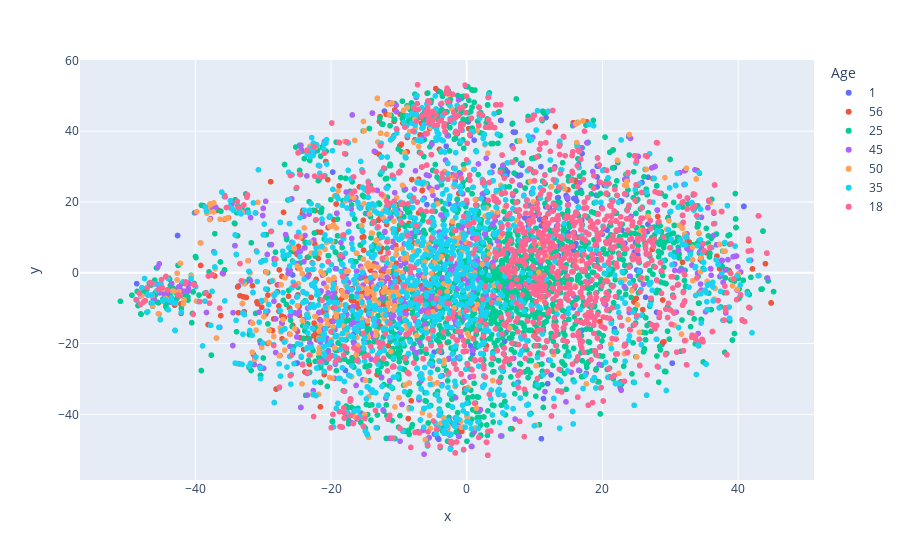

Notebook code cell kept with this figure:
### Code cell
fig = px.scatter(tsne_df, x='x', y='y', color='Age', hover_data=tsne_df)
fig.show()

### Figure 1 — Plotly figure (JSON) as saved in the notebook; plotly's stock layout.template omitted (floating-point values rounded to 4 significant figures; data arrays with more than 128 entries replaced by an {"elided": "..."} marker saying what was removed)
{"data": [{"customdata": {"elided": "222x3 str values"}, "hovertemplate": "Age=%{customdata[1]}<br>x=%{x}<br>y=%{y}<br>Gender=%{customdata[0]}<br>Zip-code=%{customdata[2]}<extra></extra>", "legendgroup": "1", "marker": {"color": "#636efa", "symbol": "circle"}, "mode": "markers", "name": "1", "showlegend": true, "type": "scattergl", "x": {"elided": "222 float values"}, "xaxis": "x", "y": {"elided": "222 float values"}, "yaxis": "y"}, {"customdata": {"elided": "380x3 str values"}, "hovertemplate": "Age=%{customdata[1]}<br>x=%{x}<br>y=%{y}<br>Gender=%{customdata[0]}<br>Zip-code=%{customdata[2]}<extra></extra>", "legendgroup": "56", "marker": {"color": "#EF553B", "symbol": "circle"}, "mode": "markers", "name": "56", "showlegend": true, "type": "scattergl", "x": {"elided": "380 float values"}, "xaxis": "x", "y": {"elided": "380 float values"}, "yaxis": "y"}, {"customdata": {"elided": "2096x3 str values"}, "hovertemplate": "Age=%{customdata[1]}<br>x=%{x}<br>y=%{y}<br>Gender=%{customdata[0]}<br>Zip-code=%{customdata[2]}<extra></extra>", "legendgroup": "25", "marker": {"color": "#00cc96", "symbol": "circle"}, "mode": "markers", "name": "25", "showlegend": true, "type": "scattergl", "x": {"elided": "2096 float values"}, "xaxis": "x", "y": {"elided": "2096 float values"}, "yaxis": "y"}, {"customdata": {"elided": "550x3 str values"}, "hovertemplate": "Age=%{customdata[1]}<br>x=%{x}<br>y=%{y}<br>Gender=%{customdata[0]}<br>Zip-code=%{customdata[2]}<extra></extra>", "legendgroup": "45", "marker": {"color": "#ab63fa", "symbol": "circle"}, "mode": "markers", "name": "45", "showlegend": true, "type": "scattergl", "x": {"elided": "550 float values"}, "xaxis": "x", "y": {"elided": "550 float values"}, "yaxis": "y"}, {"customdata": {"elided": "496x3 str values"}, "hovertemplate": "Age=%{customdata[1]}<br>x=%{x}<br>y=%{y}<br>Gender=%{customdata[0]}<br>Zip-code=%{customdata[2]}<extra></extra>", "legendgroup": "50", "marker": {"color": "#FFA15A", "symbol": "circle"}, "mode": "markers", "name": "50", "showlegend": true, "type": "scattergl", "x": {"elided": "496 float values"}, "xaxis": "x", "y": {"elided": "496 float values"}, "yaxis": "y"}, {"customdata": {"elided": "1193x3 str values"}, "hovertemplate": "Age=%{customdata[1]}<br>x=%{x}<br>y=%{y}<br>Gender=%{customdata[0]}<br>Zip-code=%{customdata[2]}<extra></extra>", "legendgroup": "35", "marker": {"color": "#19d3f3", "symbol": "circle"}, "mode": "markers", "name": "35", "showlegend": true, "type": "scattergl", "x": {"elided": "1193 float values"}, "xaxis": "x", "y": {"elided": "1193 float values"}, "yaxis": "y"}, {"customdata": {"elided": "1103x3 str values"}, "hovertemplate": "Age=%{customdata[1]}<br>x=%{x}<br>y=%{y}<br>Gender=%{customdata[0]}<br>Zip-code=%{customdata[2]}<extra></extra>", "legendgroup": "18", "marker": {"color": "#FF6692", "symbol": "circle"}, "mode": "markers", "name": "18", "showlegend": true, "type": "scattergl", "x": {"elided": "1103 float values"}, "xaxis": "x", "y": {"elided": "1103 float values"}, "yaxis": "y"}], "layout": {"legend": {"title": {"text": "Age"}, "tracegroupgap": 0}, "margin": {"t": 60}, "xaxis": {"anchor": "y", "domain": [0, 1], "title": {"text": "x"}}, "yaxis": {"anchor": "x", "domain": [0, 1], "title": {"text": "y"}}}}
